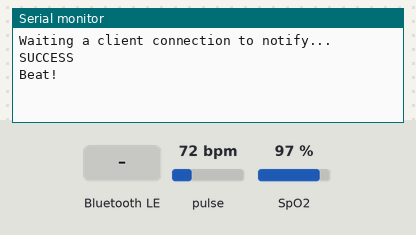
The sketch below on a simulated ESP32. Shown: the last lines printed to the serial monitor. The test bench sets the inputs (shaded band); at power-on: pulse 72 bpm, SpO2 97 %. Nothing arrives over Bluetooth unless stated; a phone connects over Bluetooth LE 3 s after start.

Above: at 1.2 s.
1.3 s: Bluetooth LE write "1" received
At 1.56 s:
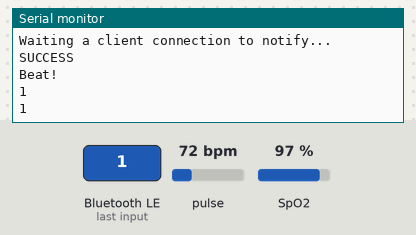
4.5 s: pulse set to 42 bpm
At 5.5 s:
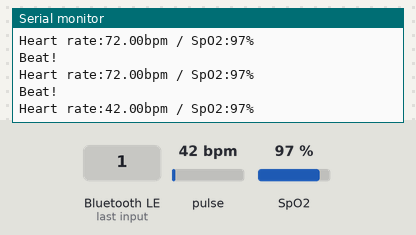
6.0 s: SpO2 set to 80 %
At 6.8 s:
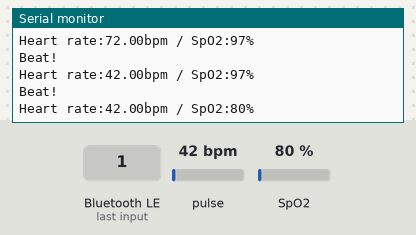
7.5 s: Bluetooth LE write "0" received
At 7.83 s:
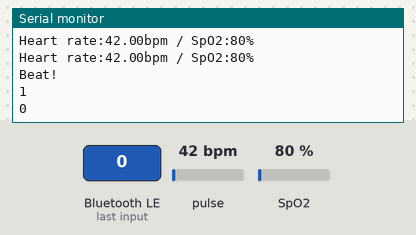
9.0 s: pulse set to 70 bpm
At 10.5 s:
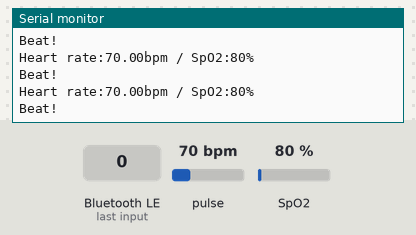
Timing chart, 0 to 11.5 s (numbered marks = the images above; inputs shaded):
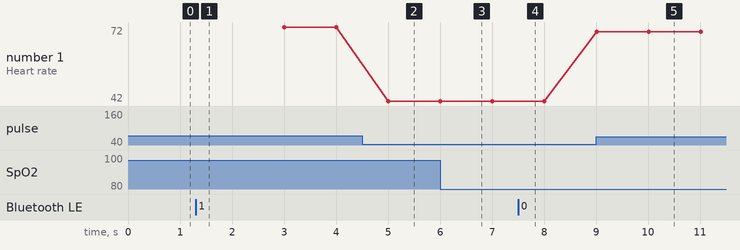

The sketch:

webBluetooth.ino
```cpp
#include <BLEDevice.h>
#include <BLEServer.h>
#include <BLEUtils.h>
#include <BLE2902.h>

#include <Wire.h>
#include "MAX30100_PulseOximeter.h"

#define REPORTING_PERIOD_MS     1000

PulseOximeter pox;

uint32_t tsLastReport = 0;

BLECharacteristic *pCharacteristic;
bool deviceConnected = false;
uint8_t value = 0;
int j = 0;
int len = 0;
char buf[100];
char buf_serialinput[100];

const int averageSize = 3;
double average[averageSize] = {60};

// See the following for generating UUIDs:
// https://www.uuidgenerator.net/

#define SERVICE_UUID        "d5875408-fa51-4763-a75d-7d33cecebc31"
#define CHARACTERISTIC_UUID "a4f01d8c-a037-43b6-9050-1876a8c23584"

class MyServerCallbacks: public BLEServerCallbacks {
    void onConnect(BLEServer* pServer) {
      deviceConnected = true;
    };

    void onDisconnect(BLEServer* pServer) {
      deviceConnected = false;
    }
};

class MyCallbacks: public BLECharacteristicCallbacks {
    void onWrite(BLECharacteristic *pCharacteristic) {
      std::string j = pCharacteristic->getValue();
      int len = j.length();
      Serial.println(len);
      Serial.println(j.c_str());
    }
};
MyCallbacks myCallbacks;

void onBeatDetected()
{
    Serial.println("Beat!");
    if (deviceConnected) {
       pCharacteristic->notify();
       pCharacteristic->indicate();
    }
}

void setup() {
  Serial.begin(115200);

  // Create the BLE Device
  BLEDevice::init("NefryBT");

  // Create the BLE Server
  BLEServer *pServer = BLEDevice::createServer();
  pServer->setCallbacks(new MyServerCallbacks());

  // Create the BLE Service
  BLEService *pService = pServer->createService(SERVICE_UUID);

  // Create a BLE Characteristic
  pCharacteristic = pService->createCharacteristic(
                      CHARACTERISTIC_UUID,
                      BLECharacteristic::PROPERTY_READ   |
                      BLECharacteristic::PROPERTY_WRITE  |
                      BLECharacteristic::PROPERTY_NOTIFY |
                      BLECharacteristic::PROPERTY_INDICATE
                    );

  // https://www.bluetooth.com/specifications/gatt/viewer?attributeXmlFile=org.bluetooth.descriptor.gatt.client_characteristic_configuration.xml
  // Create a BLE Descriptor
  pCharacteristic->setCallbacks(&myCallbacks);
  pCharacteristic->addDescriptor(new BLE2902());

  // Start the service
  pService->start();

  // Start advertising
  pServer->getAdvertising()->start();
  Serial.println("Waiting a client connection to notify...");

  if (!pox.begin()) {
        Serial.println("FAILED");
        for(;;);
    } else {
        Serial.println("SUCCESS");
    }
    pox.setOnBeatDetectedCallback(onBeatDetected);
}

void loop() {
      pox.update();

      int index = 0;
      bool hasData = false;


      if (deviceConnected) {
        if (millis() - tsLastReport > REPORTING_PERIOD_MS) {
            Serial.print("Heart rate:");
            Serial.print(pox.getHeartRate());
            Serial.print("bpm / SpO2:");
            Serial.print(pox.getSpO2());
            Serial.println("%");
            char buffer[32];
    //      int random_num = random(255);
            sprintf(buffer, "%d", (int)pop(pox.getHeartRate()));
//          Serial.printf("%d\n", random_num);
            pCharacteristic->setValue(buffer);
    //      value++;
          tsLastReport = millis();
        }
     }
//  delay(1000);
}

double pop(double value) {
  double ans = 0;
  for (int i = 1; i < averageSize; i++){
     average[i-1] = average[i];
     ans += average[i];
  }
  ans += value;
  average[averageSize - 1] = value;
  return ans / (double)averageSize;
}
```

Measured:
- after the input at 1.3 s, the serial monitor: prints a new line after 0.05 s (image 1)
- after the input at 4.5 s, the serial monitor: prints a new line after 0.50 s (image 2)
- after the input at 6.0 s, the serial monitor: prints a new line at once (image 3)
- after the input at 7.5 s, the serial monitor: prints a new line after 0.05 s (image 4)
- after the input at 9.0 s, the serial monitor: prints a new line at once (image 5)
- plotted number 1: 72 → 42 after the input at 4.5 s, 42 → 70 after the input at 9.0 s
